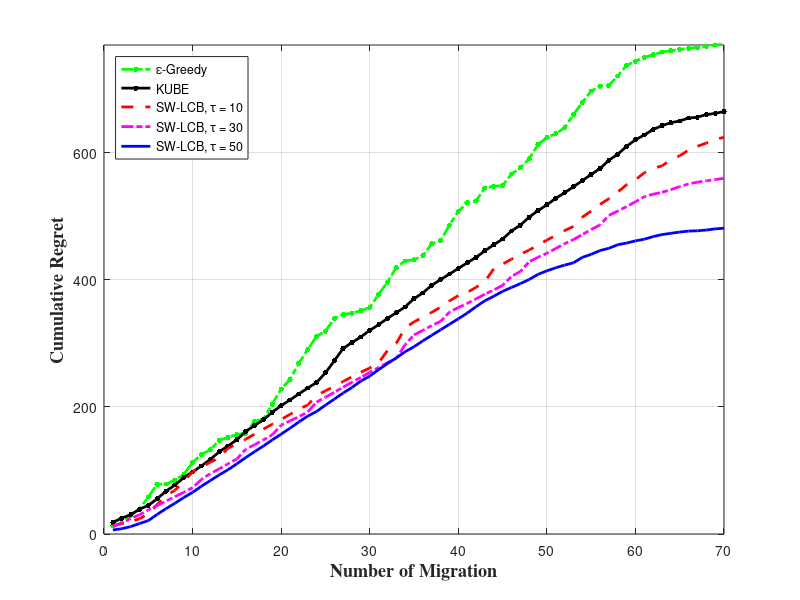

MATLAB code for this plot:
clear all
close all

%tau = 50
PA_MAB = [6.390825266340233, 8.269986442429124, 11.613687699233783, 16.421136091468576, 21.031318185293067, 30.813654515516298, 39.92732988890716, 48.38486204533978, 57.35208341065906, 65.53949845410108, 75.16400413941848, 84.10030937678548, 92.97074312543494, 101.1986928259638, 110.53235099260723, 120.40445816215973, 129.65159823932086, 138.5210757308193, 148.22246631611947, 157.28377731386624, 166.59009909172093, 176.3946380015162, 185.6267645838131, 192.9673378654304, 202.92576354178766, 212.42568610630582, 221.97263980131405, 230.78514876567976, 240.84774066755446, 248.64488499868824, 258.7544746156365, 268.3130222740145, 277.26830363036754, 286.9992728392727, 294.9053963167729, 304.1864438571644, 312.85380576450535, 321.5111731939174, 330.22602611992977, 338.845366777354, 347.856537073498, 357.9142287176201, 367.31430664416456, 374.3362813943884, 382.1031996282641, 388.19431248170866, 394.18675530265017, 400.7806481337449, 408.817205572844, 414.3969705066289, 419.2443663447276, 423.4221541730572, 427.0321394514807, 435.5973220962283, 440.35556411156267, 446.3539501225206, 449.9261006640379, 455.48939528597265, 458.13577701104674, 461.5806156272898, 464.2136962678833, 468.3058881960511, 471.4825582757034, 473.4825582757034, 475.4825582757034,476.9825582757034, 477.4825582757034, 478.5825582757034, 480.4825582757034, 481.4825582757034];
%tau = 10
sw_lcb10 = [12.561139467741744, 16.533402023985794, 19.667292519315783, 23.96120144472483, 32.07378905629864, 46.306562893002095, 60.91766399057255, 68.52890252326374, 83.17634358772133, 97.8289382206384, 105.17349847572547, 112.993655907258, 120.34035844268128, 135.006852325801, 142.00941233162644, 149.26503476032929, 157.3091301628233, 165.15984812622344, 172.9855628647952, 180.33773283457157, 188.4014278451114, 196.5563135073999, 203.13876796734675, 217.95259156278942, 225.58497222916634, 232.13607252694464, 240.22053403639393, 247.6038566535156, 254.80974074162643, 261.3608393457102, 269.48812546293124, 288.75370167793545, 300.4023116426597, 324.22857210815494, 334.1569742848559, 341.08979462763926, 349.0838669159613, 357.18880977681386, 366.9702532637988, 375.4307314839088, 380.2715050491056, 388.426577423098, 397.52521345907525, 417.40248765489804, 425.0020792349198, 432.77595945913185, 440.2894622851641, 447.0901413302457, 454.9109124473583, 462.8621905509973, 470.0086752033371, 477.7784922543339, 484.2853115085853, 498.9143952025905, 508.4388578342297, 519.0037317223401, 527.8459247946107, 538.2869046374992, 549.9803400473774, 557.7405955177912, 568.7780554952956, 575.9401252413162, 579.5504677540756, 589.5504677540756, 595.5504677540756, 604.5504677540756, 610.5504677540756, 615.5504677540756, 621.5504677540756, 624.5504677540756];
%tau = 30
sw_lcb30 = [12.767391425872443, 16.45344446485026, 24.55632926573376, 30.25550509248408, 37.77004514540761, 44.81499494465708, 51.75696521453169, 58.622121098576535, 65.67215768309156, 73.02005713691507, 85.87887268906346, 95.0418697254243, 102.46011428641683, 110.51370334374737, 118.16153713695265, 133.4739715340723, 140.5522316117068, 148.17835774908937, 156.18194517824114, 171.49444652048453, 178.09030374684937, 184.80072092615663, 192.20999271872682, 207.66402046152712, 215.3425492294277, 223.0555369969526, 231.0883716835656, 239.05502173309432, 246.48751143906, 254.41465773346204, 262.05102529633945, 269.8917771596609, 276.52901976012225, 298.10097566740063, 313.44303513428065, 320.70705583797246, 328.1987188425167, 334.7470847983814, 349.51843541748315, 356.53495465121335, 363.01194856229966, 370.2091340547017, 377.65706300825747, 384.2153149351476, 391.50197191130815, 405.5166778314424, 413.2881285246984, 428.75698894028665, 435.6569631492336, 442.1312200614568, 449.54019000509203, 457.1200806731346, 463.5505982287994, 471.50767751807814, 479.36002440125867, 486.6126319785781, 501.73056900835365, 508.56059716443906, 515.4951779425469, 523.1742434223074, 531.0662928904956, 535.0662928904956, 538.0662928904956, 542.0662928904956, 547.0662928904956, 551.0662928904956, 554.0662928904956, 556.0662928904956, 558.0662928904956, 560.0662928904956];

greedy = [12.472764097890252, 17.59516433098824, 29.578865303333753, 39.34589041754042, 58.25460016117796, 78.27423054396026, 78.5917956778771, 84.75332037593671, 93.6405718648984, 112.41296594727477, 125.47792251447173, 132.49530541510578, 147.8050943852451, 152.00134225054597, 156.71057539772528, 158.87689134583738, 177.6660601496828, 181.1306668694782, 204.55612382653868, 228.47075297767674, 243.37697227398093, 269.01837308802374, 290.17468462726276, 311.30641973566327, 319.4799044375707, 339.19043289923843, 345.66633653021756, 347.65802865625267, 351.8141639725187, 356.65823252931506, 377.15809992250564, 396.60810288333863, 419.45999747648165, 430.02245456136967, 431.82264058343713, 438.1798892455227, 456.985898879712, 461.9384928439223, 486.32707926085686, 507.923313392642, 521.6617694084006, 524.4694532185441, 544.8518779286964, 547.5037229591018, 548.6780239312844, 566.8262921370514, 576.6315350081164, 590.8189539450275, 613.1230857479976, 624.4999541366436, 630.2957981708158, 639.5833670516733, 660.279230651434, 679.683967154985, 697.4828216569067, 705.0162961439405, 706.2269857049342, 721.165824999751, 737.8847440303186, 744.5290628046736, 750.6045964370368, 754.6154192242617, 758.9681392394973, 760.9681392394973, 762.9681392394973, 764.9681392394973, 765.9681392394973, 767.9681392394973, 769.9681392394973, 770.9681392394973];
kube =[18.381416408332786, 24.959236722805528, 30.316668529799433, 38.869737991922584, 45.037807574678396, 55.34587199309073, 67.53126473906111, 77.02425636677879, 88.7314006110261, 97.75287332684445, 107.1443268704175, 117.4358228104145, 129.33784430815015, 138.64204734650397, 148.39088465790098, 161.4739522906028, 170.94467114809657, 179.84224637242275, 191.92139839198788, 202.08844927398528, 211.10057477050808, 220.5991982188425, 229.81321575843293, 238.64902440223574, 253.78588292067764, 272.59966910515413, 292.22178034558436, 301.51937342137904, 310.32031689354903, 320.6395046225261, 329.45938139635575, 339.5763481046091, 348.371119359503, 357.5751395501564, 370.6336956656922, 379.62056646848833, 391.6063624072908, 400.5916443672745, 409.3469054889665, 418.1843020443602, 426.9324214358565, 435.6166673125357, 445.87641289184046, 455.36387975642646, 464.38244163089973, 476.99227335304704, 486.39976695453424, 498.877427852765, 509.21851895513277, 518.23253238147, 528.5730889854592, 537.2399571798243, 546.770926461011, 556.408071963502, 566.1606445111165, 575.4328083873819, 588.5119081160146, 597.8922207390447, 610.463014991322, 620.6802433909709, 628.3157340261007, 636.9799288825587, 642.9365915386394, 647.6846873025846, 650.3440214996976, 654.9866822058373, 656.3005433427775, 660.5048240059165, 662.1556286591061, 665.3086068835929];
numOfRounds = [1:70];

plot(numOfRounds,greedy , '-..g' ,'LineWidth',2,'MarkerSize',12)
hold on
plot(numOfRounds,kube , '.-k' ,'LineWidth',2,'MarkerSize',12)
hold on
plot(numOfRounds, sw_lcb10, '--r' ,'LineWidth',2,'MarkerSize',12)
hold on
plot(numOfRounds, sw_lcb30, '-.m' ,'LineWidth',2,'MarkerSize',12)
hold on
plot(numOfRounds, PA_MAB, '-b' ,'LineWidth',2,'MarkerSize',12)

grid on
xlabel('Number of Migration','fontweight','bold','fontsize',13, 'FontName','times')
ylabel('Cumulative Regret','fontweight','bold','fontsize',13, 'FontName','times')
legend('\epsilon-Greedy','KUBE' ,'SW-LCB, \tau = 10','SW-LCB, \tau = 30', 'SW-LCB, \tau = 50','Location','northwest')
ylim([0,770]);

